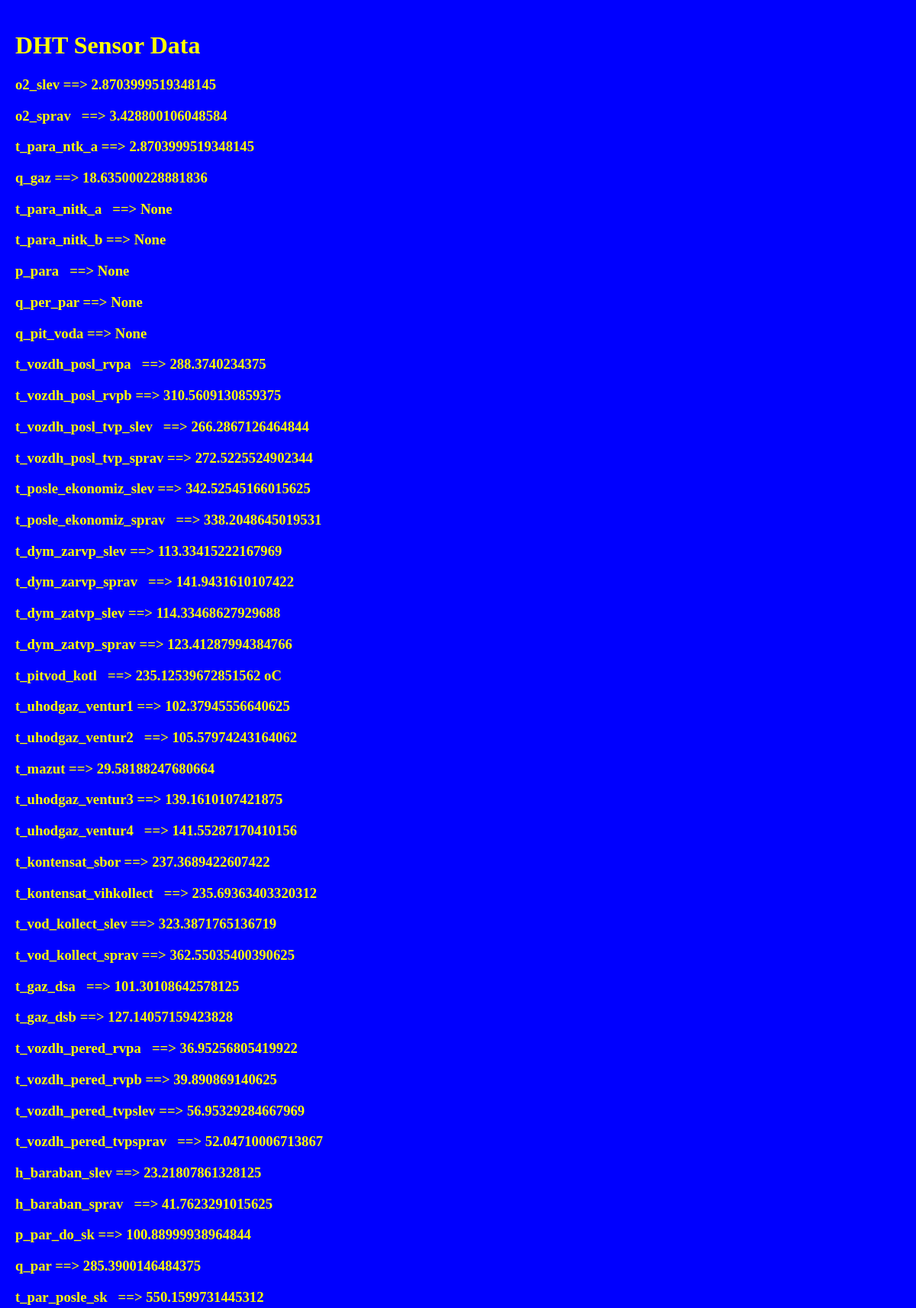
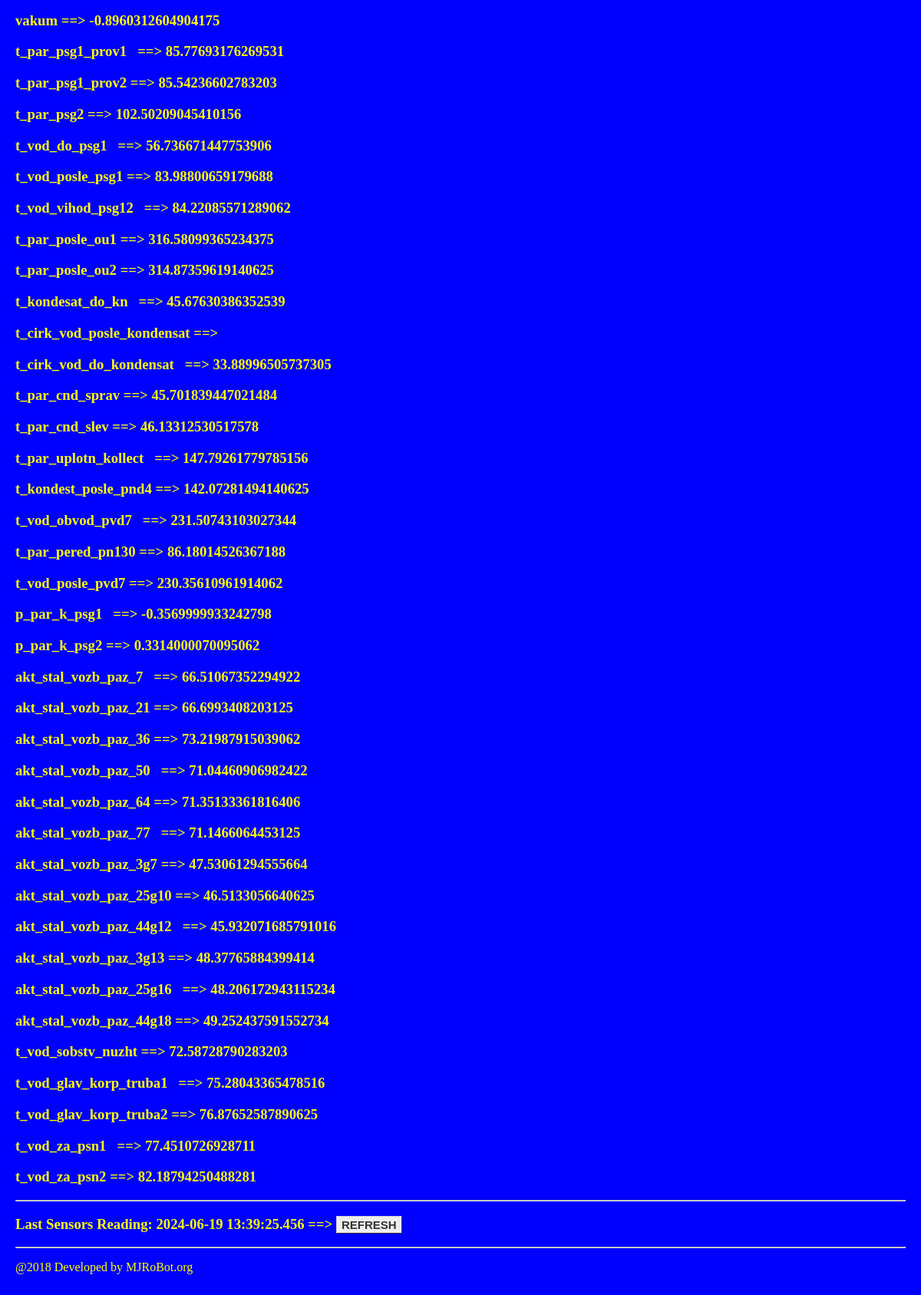
The page / on the database its author committed (2 pictures, top to bottom).
### tables this page shows
CREATE TABLE block1 (id integer PRIMARY KEY AUTOINCREMENT, date TEXT, o2_slev REAL, o2_sprav REAL, q_gaz REAL, t_para_nitk_a REAL, t_para_nitk_b REAL, p_para REAL, q_per_par REAL, q_pit_voda REAL, t_vozdh_posl_rvpa REAL, t_vozdh_posl_rvpb REAL, t_vozdh_posl_tvp_slev REAL, t_vozdh_posl_tvp_sprav REAL, t_posle_ekonomiz_slev REAL, t_posle_ekonomiz_sprav REAL, t_dym_zarvp_slev REAL, t_dym_zarvp_sprav REAL, t_dym_zatvp_slev REAL, t_dym_zatvp_sprav REAL, t_pitvod_kotl REAL, t_uhodgaz_ventur1 REAL, t_uhodgaz_ventur2 REAL, t_mazut REAL, t_uhodgaz_ventur3 REAL, t_uhodgaz_ventur4 REAL, t_kontensat_sbor REAL, t_kontensat_vihkollect REAL, t_vod_kollect_slev REAL, t_vod_kollect_sprav REAL, t_gaz_dsa REAL, t_gaz_dsb REAL, t_vozdh_pered_rvpa REAL, t_vozdh_pered_rvpb REAL, t_vozdh_pered_tvpslev REAL, t_vozdh_pered_tvpsprav REAL, h_baraban_slev REAL, h_baraban_sprav REAL, p_par_do_sk REAL, q_par REAL, t_par_posle_sk REAL, vakum REAL, t_par_psg1_prov1 REAL, t_par_psg1_prov2 REAL, t_par_psg2 REAL, t_vod_do_psg1 REAL, t_vod_posle_psg1 REAL, t_vod_vihod_psg12 REAL, t_par_posle_ou1 REAL, t_par_posle_ou2 REAL, t_kondesat_do_kn REAL, t_cirk_vod_posle_kondensat REAL, t_cirk_vod_do_kondensat REAL, t_par_cnd_sprav REAL, t_par_cnd_slev REAL, t_par_uplotn_kollect REAL, t_kondest_posle_pnd4 REAL, t_vod_obvod_pvd7 REAL, t_par_pered_pn130 REAL, t_vod_posle_pvd7 REAL, p_par_k_psg1 REAL, p_par_k_psg2 REAL, akt_stal_vozb_paz_7 REAL, akt_stal_vozb_paz_21 REAL, akt_stal_vozb_paz_36 REAL, akt_stal_vozb_paz_50 REAL, akt_stal_vozb_paz_64 REAL, akt_stal_vozb_paz_77 REAL, akt_stal_vozb_paz_3g7 REAL, akt_stal_vozb_paz_25g10 REAL, akt_stal_vozb_paz_44g12 REAL, akt_stal_vozb_paz_3g13 REAL, akt_stal_vozb_paz_25g16 REAL, akt_stal_vozb_paz_44g18 REAL, t_vod_sobstv_nuzht REAL, t_vod_glav_korp_truba1 REAL, t_vod_glav_korp_truba2 REAL, t_vod_za_psn1 REAL, t_vod_za_psn2 REAL);

### dhtWebServer/appDhtWebServer.py (the view)
@app.route("/")
def index():
	date, id, o2_slev, o2_sprav, q_gaz,t_para_nitk_a, t_para_nitk_b, p_para, q_per_par, q_pit_voda, t_vozdh_posl_rvpa, t_vozdh_posl_rvpb, t_vozdh_posl_tvp_slev, t_vozdh_posl_tvp_sprav, t_posle_ekonomiz_slev, t_posle_ekonomiz_sprav, t_dym_zarvp_slev, t_dym_zarvp_sprav, t_dym_zatvp_slev, t_dym_zatvp_sprav, t_pitvod_kotl, t_uhodgaz_ventur1, t_uhodgaz_ventur2, t_mazut, t_uhodgaz_ventur3, t_uhodgaz_ventur4, t_kontensat_sbor, t_kontensat_vihkollect, t_vod_kollect_slev,t_vod_kollect_sprav, t_gaz_dsa, t_gaz_dsb, t_vozdh_pered_rvpa, t_vozdh_pered_rvpb, t_vozdh_pered_tvpslev, t_vozdh_pered_tvpsprav,h_baraban_slev, h_baraban_sprav, p_par_do_sk, q_par, t_par_posle_sk, vakum, t_par_psg1_prov1, t_par_psg1_prov2, t_par_psg2, t_vod_do_psg1, t_vod_posle_psg1, t_vod_vihod_psg12, t_par_posle_ou1, t_par_posle_ou2, t_kondesat_do_kn, t_cirk_vod_posle_kondensat, t_cirk_vod_do_kondensat, t_par_cnd_sprav, t_par_cnd_slev, t_par_uplotn_kollect, t_kondest_posle_pnd4, t_vod_obvod_pvd7, t_par_pered_pn130, t_vod_posle_pvd7, p_par_k_psg1, p_par_k_psg2, akt_stal_vozb_paz_7, akt_stal_vozb_paz_21, akt_stal_vozb_paz_36, akt_stal_vozb_paz_50, akt_stal_vozb_paz_64, akt_stal_vozb_paz_77, akt_stal_vozb_paz_3g7, akt_stal_vozb_paz_25g10, akt_stal_vozb_paz_44g12, akt_stal_vozb_paz_3g13, akt_stal_vozb_paz_25g16, akt_stal_vozb_paz_44g18, t_vod_sobstv_nuzht, t_vod_glav_korp_truba1, t_vod_glav_korp_truba2, t_vod_za_psn1, t_vod_za_psn2 = getData()
	templateData = {
	  	'date'			: date,
      	'id'			: id,
      	'o2_slev'		: o2_slev,
	  	'o2_sprav'		:	o2_sprav,
		'q_gaz' 		:	q_gaz,
		't_para_nitk_a'	:	t_para_nitk_a,
		't_para_nitk_b' :	t_para_nitk_b,
		'p_para'		:	p_para,
		'q_per_par'		:	q_per_par,
		'q_pit_voda'	:	q_pit_voda,
		't_vozdh_posl_rvpa' :	t_vozdh_posl_rvpa,
		't_vozdh_posl_rvpb' :	t_vozdh_posl_rvpb,
		't_vozdh_posl_tvp_slev' :	t_vozdh_posl_tvp_slev,
		't_vozdh_posl_tvp_sprav' :	t_vozdh_posl_tvp_sprav,
		't_posle_ekonomiz_slev' :	t_posle_ekonomiz_slev,
		't_posle_ekonomiz_sprav' :	t_posle_ekonomiz_sprav,
		't_dym_zarvp_slev' 		:	t_dym_zarvp_slev,
		't_dym_zarvp_sprav' 	:	t_dym_zarvp_sprav,
		't_dym_zatvp_slev' 		:	t_dym_zatvp_slev,
		't_dym_zatvp_sprav' 	:	t_dym_zatvp_sprav,
		't_pitvod_kotl' 		:	t_pitvod_kotl,
		't_uhodgaz_ventur1' 	:	t_uhodgaz_ventur1,
		't_uhodgaz_ventur2' 	:	t_uhodgaz_ventur2,
		't_mazut' 				:	t_mazut,
		't_uhodgaz_ventur3' 	:	t_uhodgaz_ventur3,
		't_uhodgaz_ventur4' 	:	t_uhodgaz_ventur4,
		't_kontensat_sbor' 		:	t_kontensat_sbor,
		't_kontensat_vihkollect' :	t_kontensat_vihkollect,
		't_vod_kollect_slev' 	:	t_vod_kollect_slev,
		't_vod_kollect_sprav' 	:	t_vod_kollect_sprav,
		't_gaz_dsa' 			:	t_gaz_dsa,
		't_gaz_dsb' 			:	t_gaz_dsb,
		't_vozdh_pered_rvpa' 	:	t_vozdh_pered_rvpa,
		't_vozdh_pered_rvpb' 	:	t_vozdh_pered_rvpb,
		't_vozdh_pered_tvpslev' :	t_vozdh_pered_tvpslev,
		't_vozdh_pered_tvpsprav' :	t_vozdh_pered_tvpsprav,
		'h_baraban_slev' 		:	h_baraban_slev,
		'h_baraban_sprav' 		:	h_baraban_sprav,
		'p_par_do_sk' 			:	p_par_do_sk,
		'q_par' 				:	q_par,
		't_par_posle_sk' 		:	t_par_posle_sk,
		'vakum' 				:	vakum,
		't_par_psg1_prov1' 		:	t_par_psg1_prov1,
		't_par_psg1_prov2' 		:	t_par_psg1_prov2,
		't_par_psg2'			:	t_par_psg2,
		't_vod_do_psg1' 		:	t_vod_do_psg1,
		't_vod_posle_psg1' 		:	t_vod_posle_psg1,
		't_vod_vihod_psg12' 	:	t_vod_vihod_psg12,
		't_par_posle_ou1' 		:	t_par_posle_ou1,
		't_par_posle_ou2' 		:	t_par_posle_ou2,
		't_kondesat_do_kn' 		:	t_kondesat_do_kn,
		't_cirk_vod_posle_kondensat '	:	t_cirk_vod_posle_kondensat,
		't_cirk_vod_do_kondensat' 	:	t_cirk_vod_do_kondensat,
		't_par_cnd_sprav' 		:	t_par_cnd_sprav,
		't_par_cnd_slev' 		:	t_par_cnd_slev,
		't_par_uplotn_kollect' 	:	t_par_uplotn_kollect,
		't_kondest_posle_pnd4' 	:	t_kondest_posle_pnd4,
		't_vod_obvod_pvd7' 		:	t_vod_obvod_pvd7,
		't_par_pered_pn130' 	:	t_par_pered_pn130,
		't_vod_posle_pvd7' 		:	t_vod_posle_pvd7,
		'p_par_k_psg1' 			:	p_par_k_psg1,
		'p_par_k_psg2' 			:	p_par_k_psg2,
		'akt_stal_vozb_paz_7' 	:	akt_stal_vozb_paz_7,
		'akt_stal_vozb_paz_21' 	:	akt_stal_vozb_paz_21,
		'akt_stal_vozb_paz_36' 	:	akt_stal_vozb_paz_36,
		'akt_stal_vozb_paz_50' 	:	akt_stal_vozb_paz_50,
		'akt_stal_vozb_paz_64' 	:	akt_stal_vozb_paz_64,
		'akt_stal_vozb_paz_77' 	:	akt_stal_vozb_paz_77,
		'akt_stal_vozb_paz_3g7' :	akt_stal_vozb_paz_3g7,
		'akt_stal_vozb_paz_25g10' :	akt_stal_vozb_paz_25g10,
		'akt_stal_vozb_paz_44g12' :	akt_stal_vozb_paz_44g12,
		'akt_stal_vozb_paz_3g13' :	akt_stal_vozb_paz_3g13,
		'akt_stal_vozb_paz_25g16' :	akt_stal_vozb_paz_25g16,
		'akt_stal_vozb_paz_44g18' :	akt_stal_vozb_paz_44g18,
		't_vod_sobstv_nuzht' 	:	t_vod_sobstv_nuzht,
		't_vod_glav_korp_truba1' :	t_vod_glav_korp_truba1,
		't_vod_glav_korp_truba2' :	t_vod_glav_korp_truba2,
		't_vod_za_psn1'  		:	t_vod_za_psn1,
		't_vod_za_psn2' 		:	t_vod_za_psn2
	}
	return render_template('index.html', **templateData)

### dhtWebServer/templates/index.html (shortened to what this page needs)
<!DOCTYPE html>
   <head>
      <link rel="stylesheet" href='../static/style.css'/>
   </head>
   <body>
		<h1>DHT Sensor Data </h1>
		<h3> o2_slev ==>  {{ o2_slev  }} </h3>
		<h3> o2_sprav &nbsp; ==>  {{ o2_sprav  }} </h3>
		<h3> t_para_ntk_a  ==>  {{ o2_slev  }} </h3>
		<h3> q_gaz ==>  {{ q_gaz  }} </h3>
		<h3> t_para_nitk_a &nbsp; ==>  {{ t_para_nitk_a  }} </h3>
		<h3> t_para_nitk_b ==>  {{ t_para_nitk_b  }} </h3>
		<h3> p_para &nbsp; ==>  {{ p_para  }} </h3>
		<h3> q_per_par  ==>  {{ q_per_par  }} </h3>
		<h3> q_pit_voda  ==>  {{ q_pit_voda  }} </h3>
		<h3> t_vozdh_posl_rvpa &nbsp; ==>  {{ t_vozdh_posl_rvpa  }} </h3>
		<h3> t_vozdh_posl_rvpb  ==>  {{ t_vozdh_posl_rvpb  }} </h3>
		<h3> t_vozdh_posl_tvp_slev &nbsp; ==>  {{ t_vozdh_posl_tvp_slev  }} </h3>
		<h3> t_vozdh_posl_tvp_sprav  ==>  {{ t_vozdh_posl_tvp_sprav  }} </h3>
		<h3> t_posle_ekonomiz_slev  ==>  {{ t_posle_ekonomiz_slev  }} </h3>
		<h3> t_posle_ekonomiz_sprav &nbsp; ==>  {{ t_posle_ekonomiz_sprav  }} </h3>
		<h3> t_dym_zarvp_slev  ==>  {{ t_dym_zarvp_slev  }} </h3>
		<h3> t_dym_zarvp_sprav &nbsp; ==>  {{ t_dym_zarvp_sprav  }} </h3>
		<h3> t_dym_zatvp_slev  ==>  {{ t_dym_zatvp_slev  }} </h3>
		<h3> t_dym_zatvp_sprav  ==>  {{ t_dym_zatvp_sprav  }} </h3>
		<h3> t_pitvod_kotl &nbsp; ==>  {{ t_pitvod_kotl  }} oC</h3>
		<h3> t_uhodgaz_ventur1  ==>  {{ t_uhodgaz_ventur1  }} </h3>
		<h3> t_uhodgaz_ventur2 &nbsp; ==>  {{ t_uhodgaz_ventur2  }} </h3>
		<h3> t_mazut  ==>  {{ t_mazut  }} </h3>
		<h3> t_uhodgaz_ventur3  ==>  {{ t_uhodgaz_ventur3  }} </h3>
		<h3> t_uhodgaz_ventur4 &nbsp; ==>  {{ t_uhodgaz_ventur4  }} </h3>
		<h3> t_kontensat_sbor  ==>  {{ t_kontensat_sbor  }} </h3>
		<h3> t_kontensat_vihkollect &nbsp; ==>  {{ t_kontensat_vihkollect  }} </h3>
		<h3> t_vod_kollect_slev  ==>  {{ t_vod_kollect_slev  }} </h3>
		<h3> t_vod_kollect_sprav  ==>  {{ t_vod_kollect_sprav  }} </h3>
		<h3> t_gaz_dsa &nbsp; ==>  {{ t_gaz_dsa  }} </h3>
		<h3> t_gaz_dsb  ==>  {{ t_gaz_dsb  }} </h3>
		<h3> t_vozdh_pered_rvpa &nbsp; ==>  {{ t_vozdh_pered_rvpa  }} </h3>
		<h3> t_vozdh_pered_rvpb  ==>  {{ t_vozdh_pered_rvpb  }} </h3>
		<h3> t_vozdh_pered_tvpslev  ==>  {{ t_vozdh_pered_tvpslev  }} </h3>
		<h3> t_vozdh_pered_tvpsprav &nbsp; ==>  {{ t_vozdh_pered_tvpsprav  }} </h3>
		<h3> h_baraban_slev  ==>  {{ h_baraban_slev  }} </h3>
		<h3> h_baraban_sprav &nbsp; ==>  {{ h_baraban_sprav  }} </h3>
		<h3> p_par_do_sk  ==>  {{ p_par_do_sk  }} </h3>
		<h3> q_par  ==>  {{ q_par  }} </h3>
		<h3> t_par_posle_sk &nbsp; ==>  {{ t_par_posle_sk  }} </h3>
		<h3> vakum  ==>  {{ vakum  }} </h3>
		<h3> t_par_psg1_prov1 &nbsp; ==>  {{ t_par_psg1_prov1  }} </h3>
		<h3> t_par_psg1_prov2  ==>  {{ t_par_psg1_prov2  }} </h3>
		<h3> t_par_psg2  ==>  {{ t_par_psg2  }} </h3>
		<h3> t_vod_do_psg1 &nbsp; ==>  {{ t_vod_do_psg1  }} </h3>
		<h3> t_vod_posle_psg1  ==>  {{ t_vod_posle_psg1  }} </h3>
		<h3> t_vod_vihod_psg12 &nbsp; ==>  {{ t_vod_vihod_psg12  }} </h3>
		<h3> t_par_posle_ou1  ==>  {{ t_par_posle_ou1  }} </h3>
		<h3> t_par_posle_ou2  ==>  {{ t_par_posle_ou2  }} </h3>
		<h3> t_kondesat_do_kn &nbsp; ==>  {{ t_kondesat_do_kn  }} </h3>
		<h3> t_cirk_vod_posle_kondensat  ==>  {{ t_cirk_vod_posle_kondensat  }} </h3>
		<h3> t_cirk_vod_do_kondensat &nbsp; ==>  {{ t_cirk_vod_do_kondensat  }} </h3>
		<h3> t_par_cnd_sprav  ==>  {{ t_par_cnd_sprav  }} </h3>
		<h3> t_par_cnd_slev  ==>  {{ t_par_cnd_slev  }} </h3>
		<h3> t_par_uplotn_kollect &nbsp; ==>  {{ t_par_uplotn_kollect  }} </h3>
		<h3> t_kondest_posle_pnd4  ==>  {{ t_kondest_posle_pnd4  }} </h3>
		<h3> t_vod_obvod_pvd7 &nbsp; ==>  {{ t_vod_obvod_pvd7  }} </h3>
		<h3> t_par_pered_pn130  ==>  {{ t_par_pered_pn130  }} </h3>
		<h3> t_vod_posle_pvd7  ==>  {{ t_vod_posle_pvd7  }} </h3>
		<h3> p_par_k_psg1 &nbsp; ==>  {{ p_par_k_psg1  }} </h3>
		<h3> p_par_k_psg2  ==>  {{ p_par_k_psg2  }} </h3>
		<h3> akt_stal_vozb_paz_7 &nbsp; ==>  {{ akt_stal_vozb_paz_7  }} </h3>
		<h3> akt_stal_vozb_paz_21  ==>  {{ akt_stal_vozb_paz_21  }} </h3>
		<h3> akt_stal_vozb_paz_36  ==>  {{ akt_stal_vozb_paz_36  }} </h3>
		<h3> akt_stal_vozb_paz_50 &nbsp; ==>  {{ akt_stal_vozb_paz_50  }} </h3>
		<h3> akt_stal_vozb_paz_64  ==>  {{ akt_stal_vozb_paz_64  }} </h3>
		<h3> akt_stal_vozb_paz_77 &nbsp; ==>  {{ akt_stal_vozb_paz_77  }} </h3>
		<h3> akt_stal_vozb_paz_3g7  ==>  {{ akt_stal_vozb_paz_3g7  }} </h3>
		<h3> akt_stal_vozb_paz_25g10  ==>  {{ akt_stal_vozb_paz_25g10  }} </h3>
		<h3> akt_stal_vozb_paz_44g12 &nbsp; ==>  {{ akt_stal_vozb_paz_44g12  }} </h3>
		<h3> akt_stal_vozb_paz_3g13  ==>  {{ akt_stal_vozb_paz_3g13  }} </h3>
		<h3> akt_stal_vozb_paz_25g16 &nbsp; ==>  {{ akt_stal_vozb_paz_25g16  }} </h3>
		<h3> akt_stal_vozb_paz_44g18  ==>  {{ akt_stal_vozb_paz_44g18  }} </h3>
		<h3> t_vod_sobstv_nuzht  ==>  {{ t_vod_sobstv_nuzht  }} </h3>
		<h3> t_vod_glav_korp_truba1 &nbsp; ==>  {{ t_vod_glav_korp_truba1  }} </h3>
		<h3> t_vod_glav_korp_truba2  ==>  {{ t_vod_glav_korp_truba2  }} </h3>
		<h3> t_vod_za_psn1 &nbsp; ==>  {{ t_vod_za_psn1  }} </h3>
		<h3> t_vod_za_psn2  ==>  {{ t_vod_za_psn2  }} </h3>
		<hr>
		<h3> Last Sensors Reading: {{ date }} ==> <a href="/"class="button">REFRESH</a></h3>
		<hr>
		<p> @2018 Developed by MJRoBot.org</p>
   </body>
</html>

### dhtWebServer/static/style.css (style rules this page uses)
body { background: blue; color: yellow; padding:1% }
.button { font: bold 15px Arial; text-decoration: none; background-color: #EEEEEE; color: #333333; padding: 2px 6px 2px 6px; border-top: 1px solid #CCCCCC; border-right: 1px solid #333333; border-bottom: 1px solid #333333; border-left: 1px solid #CCCCCC; }

### rows shown on the page
block1: o2_slev "2.8703999519348145", o2_sprav "3.428800106048584", q_gaz "18.635000228881836", t_vozdh_posl_rvpa "288.3740234375", t_vozdh_posl_rvpb "310.5609130859375", t_vozdh_posl_tvp_slev "266.2867126464844", t_vozdh_posl_tvp_sprav "272.5225524902344", t_posle_ekonomiz_slev "342.52545166015625", t_posle_ekonomiz_sprav "338.2048645019531", t_dym_zarvp_slev "113.33415222167969", t_dym_zarvp_sprav "141.9431610107422", t_dym_zatvp_slev "114.33468627929688", t_dym_zatvp_sprav "123.41287994384766", t_pitvod_kotl "235.12539672851562", t_uhodgaz_ventur1 "102.37945556640625", t_uhodgaz_ventur2 "105.57974243164062", t_mazut "29.58188247680664", t_uhodgaz_ventur3 "139.1610107421875", t_uhodgaz_ventur4 "141.55287170410156", t_kontensat_sbor "237.3689422607422", t_kontensat_vihkollect "235.69363403320312", t_vod_kollect_slev "323.3871765136719", t_vod_kollect_sprav "362.55035400390625", t_gaz_dsa "101.30108642578125", t_gaz_dsb "127.14057159423828", t_vozdh_pered_rvpa "36.95256805419922", t_vozdh_pered_rvpb "39.890869140625", t_vozdh_pered_tvpslev "56.95329284667969", t_vozdh_pered_tvpsprav "52.04710006713867", h_baraban_slev "23.21807861328125", h_baraban_sprav "41.7623291015625", p_par_do_sk "100.88999938964844", q_par "285.3900146484375", t_par_posle_sk "550.1599731445312", vakum "-0.8960312604904175", t_par_psg1_prov1 "85.77693176269531", t_par_psg1_prov2 "85.54236602783203", t_par_psg2 "102.50209045410156", t_vod_do_psg1 "56.736671447753906", t_vod_posle_psg1 "83.98800659179688", t_vod_vihod_psg12 "84.22085571289062", t_par_posle_ou1 "316.58099365234375", t_par_posle_ou2 "314.87359619140625", t_kondesat_do_kn "45.67630386352539", t_cirk_vod_do_kondensat "33.88996505737305", t_par_cnd_sprav "45.701839447021484", t_par_cnd_slev "46.13312530517578", t_par_uplotn_kollect "147.79261779785156", t_kondest_posle_pnd4 "142.07281494140625", t_vod_obvod_pvd7 "231.50743103027344", t_par_pered_pn130 "86.18014526367188", t_vod_posle_pvd7 "230.35610961914062", p_par_k_psg1 "-0.3569999933242798", p_par_k_psg2 "0.3314000070095062", akt_stal_vozb_paz_7 "66.51067352294922", akt_stal_vozb_paz_21 "66.6993408203125", akt_stal_vozb_paz_36 "73.21987915039062", akt_stal_vozb_paz_50 "71.04460906982422", akt_stal_vozb_paz_64 "71.35133361816406", akt_stal_vozb_paz_77 "71.1466064453125", akt_stal_vozb_paz_3g7 "47.53061294555664", akt_stal_vozb_paz_25g10 "46.5133056640625", akt_stal_vozb_paz_44g12 "45.932071685791016", akt_stal_vozb_paz_3g13 "48.37765884399414", akt_stal_vozb_paz_25g16 "48.206172943115234", akt_stal_vozb_paz_44g18 "49.252437591552734", t_vod_sobstv_nuzht "72.58728790283203", t_vod_glav_korp_truba1 "75.28043365478516", t_vod_glav_korp_truba2 "76.87652587890625", t_vod_za_psn1 "77.4510726928711", t_vod_za_psn2 "82.18794250488281", date "2024-06-19 13:39:25.456"

### other values the page prints
{{ t_para_nitk_a }} "None"
{{ t_para_nitk_b }} "None"
{{ p_para }} "None"
{{ q_per_par }} "None"
{{ q_pit_voda }} "None"
